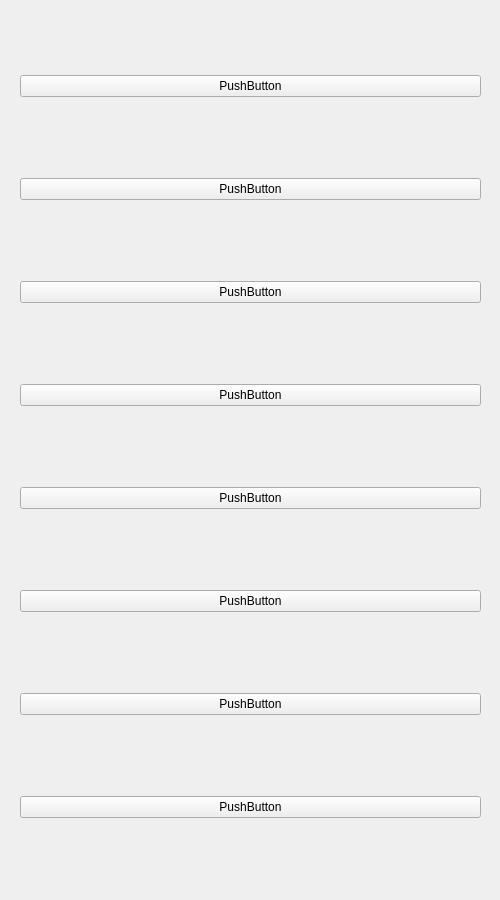
<?xml version="1.0" encoding="UTF-8"?>
<ui version="4.0">
 <class>InteractionPanel</class>
 <widget class="QWidget" name="InteractionPanel">
  <property name="geometry">
   <rect>
    <x>0</x>
    <y>0</y>
    <width>500</width>
    <height>900</height>
   </rect>
  </property>
  <property name="windowTitle">
   <string>Form</string>
  </property>
  <widget class="QWidget" name="">
   <property name="geometry">
    <rect>
     <x>20</x>
     <y>0</y>
     <width>461</width>
     <height>901</height>
    </rect>
   </property>
   <layout class="QVBoxLayout" name="verticalLayout">
    <item>
     <widget class="QPushButton" name="pushButton">
      <property name="text">
       <string>PushButton</string>
      </property>
     </widget>
    </item>
    <item>
     <widget class="QPushButton" name="pushButton_2">
      <property name="text">
       <string>PushButton</string>
      </property>
     </widget>
    </item>
    <item>
     <widget class="QPushButton" name="pushButton_3">
      <property name="text">
       <string>PushButton</string>
      </property>
     </widget>
    </item>
    <item>
     <widget class="QPushButton" name="pushButton_4">
      <property name="text">
       <string>PushButton</string>
      </property>
     </widget>
    </item>
    <item>
     <widget class="QPushButton" name="pushButton_5">
      <property name="text">
       <string>PushButton</string>
      </property>
     </widget>
    </item>
    <item>
     <widget class="QPushButton" name="pushButton_6">
      <property name="text">
       <string>PushButton</string>
      </property>
     </widget>
    </item>
    <item>
     <widget class="QPushButton" name="pushButton_7">
      <property name="text">
       <string>PushButton</string>
      </property>
     </widget>
    </item>
    <item>
     <widget class="QPushButton" name="pushButton_8">
      <property name="text">
       <string>PushButton</string>
      </property>
     </widget>
    </item>
   </layout>
  </widget>
 </widget>
 <resources/>
 <connections/>
</ui>
